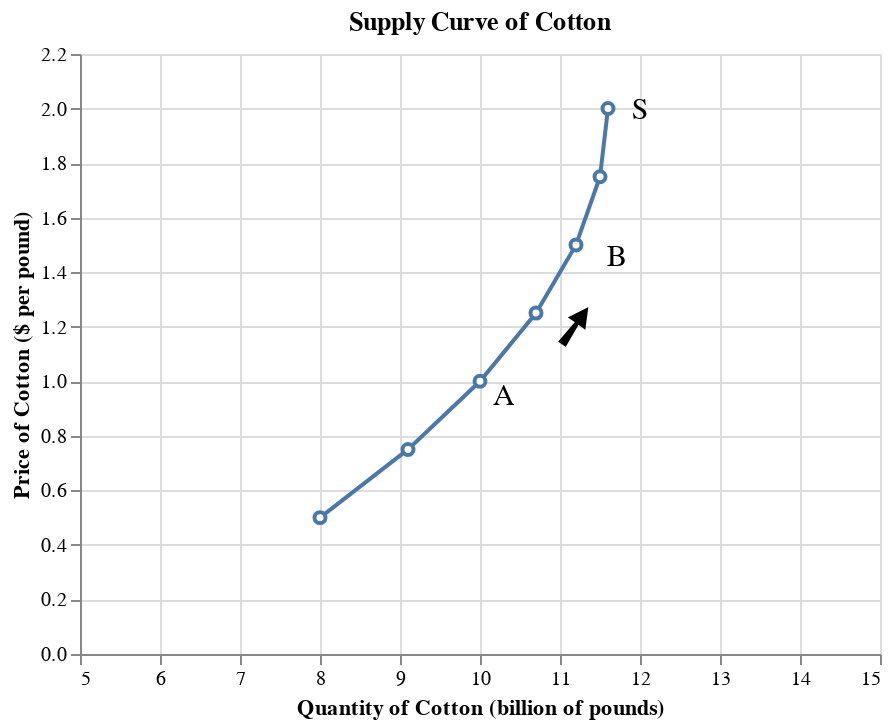

The notebook cell this image was saved under:
### Markdown cell above
Market supply
: Sum of individual supplies.


```{admonition} Law of supply
There is a **positive** relationship between price and quantity supplied.<br>

Why does the law of supply occur?<br>

Because, at higher prices profit seeking firms have an incentive to produce more.
```

Movement along the supply curve
: **Change in the quantity supplied** of a good that is the result of a change in that goods' price (as shown in the figure below).

### Code cell
text2 = alt.Chart({'values':[{'x': 10.3, 'y': 0.95}]}).mark_text(
    text='A',
    fontSize=15
).encode(x='x:Q', y='y:Q')

text3 = alt.Chart({'values':[{'x': 11.7, 'y': 1.46}]}).mark_text(
    text='B',
    fontSize=15
).encode(x='x:Q', y='y:Q')

text4 = alt.Chart({'values':[{'x': 11.2, 'y': 1.2}]}).mark_text(
    text='➘',
    fontSize=30,
    angle=270
).encode(x='x:Q', y='y:Q')

fig1 + text1 + text2 + text3 + text4

### Figure 1 — Vega-Lite specification as saved in the notebook (floating-point values rounded to 4 significant figures)
{"config": {"view": {"continuousWidth": 400, "continuousHeight": 300}}, "layer": [{"data": {"name": "data-2531802c2bf6d2f67e057edd24d0247f"}, "mark": {"type": "line", "point": {"fill": "white", "filled": false}}, "encoding": {"x": {"type": "quantitative", "field": "quantity", "scale": {"domain": [5, 15]}, "title": "Quantity of Cotton (billion of pounds)"}, "y": {"type": "quantitative", "field": "price", "scale": {"domain": [0, 2.2]}, "title": "Price of Cotton ($ per pound)"}}, "title": "Supply Curve of Cotton"}, {"data": {"name": "data-510b6d2ea35f0f15ecfcaaa1676f00d4"}, "mark": {"type": "text", "fontSize": 15, "text": "S"}, "encoding": {"x": {"type": "quantitative", "field": "x"}, "y": {"type": "quantitative", "field": "y"}}}, {"data": {"name": "data-fa43790787f7fba4f9be9a28f4c474fc"}, "mark": {"type": "text", "fontSize": 15, "text": "A"}, "encoding": {"x": {"type": "quantitative", "field": "x"}, "y": {"type": "quantitative", "field": "y"}}}, {"data": {"name": "data-27ce94844259922c60e7c4ba53766fce"}, "mark": {"type": "text", "fontSize": 15, "text": "B"}, "encoding": {"x": {"type": "quantitative", "field": "x"}, "y": {"type": "quantitative", "field": "y"}}}, {"data": {"name": "data-651db8c43d5f3b04f312f087c0cd4f64"}, "mark": {"type": "text", "angle": 270, "fontSize": 30, "text": "➘"}, "encoding": {"x": {"type": "quantitative", "field": "x"}, "y": {"type": "quantitative", "field": "y"}}}], "$schema": "https://vega.github.io/schema/vega-lite/v4.8.1.json", "datasets": {"data-2531802c2bf6d2f67e057edd24d0247f": [{"price": 2.0, "quantity": 11.6}, {"price": 1.75, "quantity": 11.5}, {"price": 1.5, "quantity": 11.2}, {"price": 1.25, "quantity": 10.7}, {"price": 1.0, "quantity": 10.0}, {"price": 0.75, "quantity": 9.1}, {"price": 0.5, "quantity": 8.0}], "data-510b6d2ea35f0f15ecfcaaa1676f00d4": [{"x": 12, "y": 2}], "data-fa43790787f7fba4f9be9a28f4c474fc": [{"x": 10.3, "y": 0.95}], "data-27ce94844259922c60e7c4ba53766fce": [{"x": 11.7, "y": 1.46}], "data-651db8c43d5f3b04f312f087c0cd4f64": [{"x": 11.2, "y": 1.2}]}}
